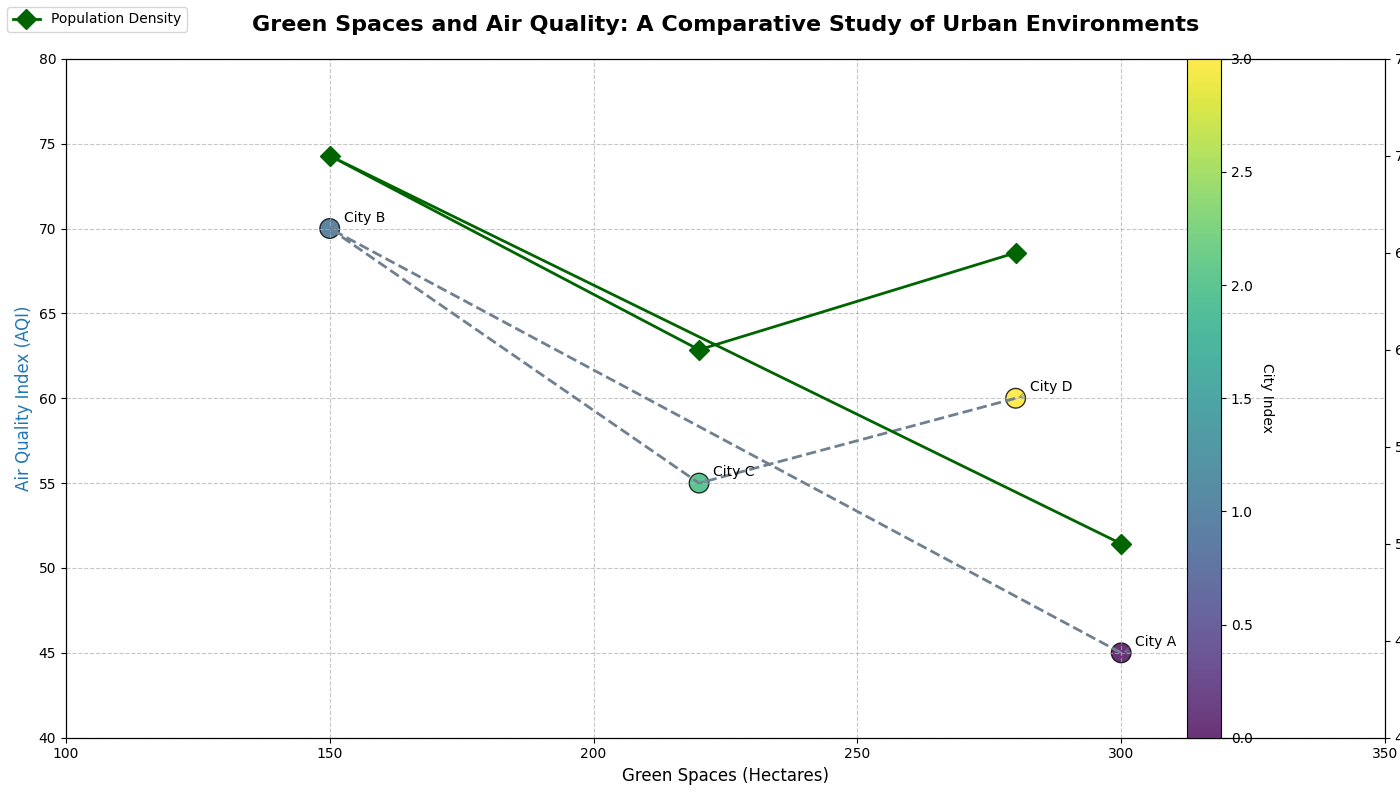

Here is the Python script that generated this plot:
import matplotlib.pyplot as plt
import numpy as np

cities = ['City A', 'City B', 'City C', 'City D']
green_spaces_hectares = [300, 150, 220, 280]
air_quality_index = [45, 70, 55, 60]
population_density = [5000, 7000, 6000, 6500]

fig, ax1 = plt.subplots(figsize=(14, 8))

scatter = ax1.scatter(green_spaces_hectares, air_quality_index, c=range(len(cities)), cmap='viridis', s=200, edgecolor='black', alpha=0.8)
ax1.plot(green_spaces_hectares, air_quality_index, color='slategray', linewidth=2, linestyle='--')

ax1.set_title("Green Spaces and Air Quality: A Comparative Study of Urban Environments", fontsize=16, fontweight='bold', pad=20)
ax1.set_xlabel('Green Spaces (Hectares)', fontsize=12)
ax1.set_ylabel('Air Quality Index (AQI)', fontsize=12, color='tab:blue')

for i, city in enumerate(cities):
    ax1.annotate(city, (green_spaces_hectares[i], air_quality_index[i]), fontsize=10, xytext=(10,5), textcoords='offset points', arrowprops=dict(arrowstyle='->', color='slategray', lw=0.5))

ax2 = ax1.twinx()
ax2.set_ylabel('Population Density (people/sq km)', fontsize=12, color='tab:green')
ax2.plot(green_spaces_hectares, population_density, color='darkgreen', linewidth=2, linestyle='-', marker='D', markersize=10, label='Population Density')

fig.legend(loc='upper left', fontsize=10, title_fontsize=11)

cbar = fig.colorbar(scatter, ax=ax1, orientation='vertical')
cbar.set_label('City Index', rotation=270, labelpad=15)

ax1.grid(True, linestyle='--', alpha=0.7)
plt.xlim(100, 350)
ax1.set_ylim(40, 80)
ax2.set_ylim(4000, 7500)

plt.tight_layout()
plt.show()
